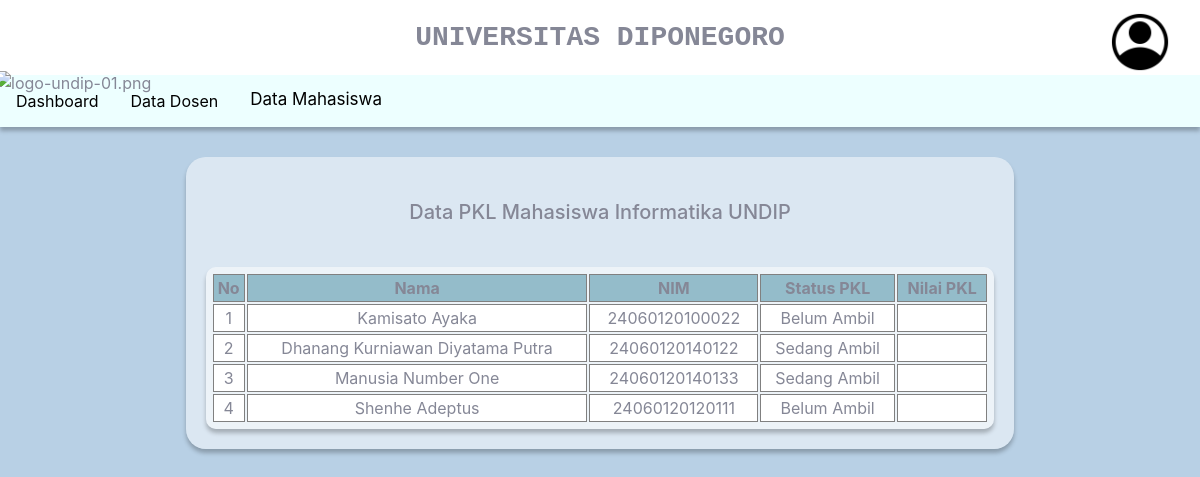
Screenshot of /departemen/data_mhs/data_pkl_mhs.php?username=koro (signed in) with the database file from the repository.
### tables this page shows
CREATE TABLE `user` (
  `user_id` int(10) NOT NULL,
  `username` varchar(50) NOT NULL,
  `password` varchar(50) NOT NULL,
  `email` varchar(50) NOT NULL,
  `role` varchar(50) NOT NULL
);

CREATE TABLE `mahasiswa` (
  `mahasiswa_id` int(10) NOT NULL,
  `nim` varchar(20) NOT NULL,
  `kode_wali` varchar(50) NOT NULL,
  `nama` varchar(50) NOT NULL,
  `alamat` varchar(50) NOT NULL,
  `kota` varchar(50) NOT NULL,
  `provinsi` varchar(50) NOT NULL,
  `angkatan` varchar(50) NOT NULL,
  `email` varchar(50) NOT NULL,
  `no_tlp` varchar(20) NOT NULL,
  `status` varchar(30) NOT NULL,
  `prodi` varchar(50) NOT NULL,
  `fakultas` varchar(50) NOT NULL,
  `username` varchar(50) NOT NULL,
  `irs_id` int(11) DEFAULT NULL,
  `khs_id` int(11) DEFAULT NULL,
  `skripsi_id` int(11) DEFAULT NULL,
  `pkl_id` int(11) DEFAULT NULL
);

CREATE TABLE `pkl` (
  `pkl_id` int(11) NOT NULL,
  `status_pkl` varchar(50) NOT NULL,
  `nilai_pkl` int(11) DEFAULT NULL,
  `nim` varchar(50) NOT NULL
);

### departemen/data_mhs/data_pkl_mhs.php (the view, shortened to what this page needs)
<?php
require_once('../../db_login.php');
$username = $_GET['username'];
?>
<!DOCTYPE html>
<html lang="en">
<head>
    <link rel="stylesheet" href="../../aset/css/style.css">
</head>
<body>
    <div class="top">
        <div class="logo_undip">
            <img src="../../aset/img/PPL/logo-undip-01.png" alt="logo-undip-01.png">
        </div>
        <div class="ddaction">
            <div class="ddprofile" onclick="menuToggle();">
                <img src="../../aset/img/PPL/account.png" style="width:60px;height:auto; border-radius:50%;">
            </div>
        </div>
        <div class="text">UNIVERSITAS DIPONEGORO</div>
    </div>
    <div class="bar">
        <div class="navbar">
            <a href="../index.php?username=<?=$username?>">Dashboard</a>
            <a href="../data_dosen/data_dosen.php?username=<?=$username?>">Data Dosen</a>
            <div class="dropdown">
                <button class="dropbtn">Data Mahasiswa</button>
            </div>
        </div>
    </div>
    <div class="isi">
        <div class="bgdosen isi-bgmhs">
            <div class="judul-isi-data">
                Data PKL Mahasiswa Informatika UNDIP
            </div>
            <div class="isi-data-mhs">
                <table>
                    <tr>
                        <th>No</th>
                        <th>Nama</th>
                        <th>NIM</th>
                        <th>Status PKL</th>
                        <th>Nilai PKL</th>
                    </tr>
                    <?php
                        $query = "SELECT user.username, departemen.*, mahasiswa.*, pkl.* FROM user JOIN departemen ON user.username = departemen.username JOIN mahasiswa JOIN pkl ON pkl.pkl_id = mahasiswa.pkl_id WHERE user.username = '$username'";
                        $sql_ppl= mysqli_query($db, $query) or die (mysqli_error($db));
                        $i=1;
                        while ($data1 = mysqli_fetch_array($sql_ppl)) :
                        ?>
                        <tr>
                            <td><?= $i ?></td>
                            <td><?=$data1['nama']?></td>
                            <td><?=$data1['nim']?></td>
                            <td><?=$data1['status_pkl']?></td>
                            <td><?=$data1['nilai_pkl']?></td>
                        </tr>
                    <?php
                    $i++;
                    endwhile;
                    ?>
                </table>
            </div>
        </div>
    </div>
</body>
</html>

### aset/css/style.css (style rules this page uses)
:root { --blue: #4e73df; --indigo: #6610f2; --purple: #6f42c1; --pink: #e83e8c; --red: #e74a3b; --orange: #fd7e14; --yellow: #f6c23e; --green: #1cc88a; --teal: #20c9a6; --cyan: #36b9cc; --white: #fff; --gray: #858796; --gray-dark: #5a5c69; --primary: #4e73df; --secondary: #858796; --success: #1cc88a; --info: #36b9cc; --warning: #f6c23e; --danger: #e74a3b; --light: #f8f9fc; --dark: #5a5c69; --breakpoint-xs: 0; --breakpoint-sm: 576px; --breakpoint-md: 768px; --breakpoint-lg: 992px; --breakpoint-xl: 1200px; --font-family-sans-serif: "Nunito", -apple-system, BlinkMacSystemFont, "Segoe UI", Roboto, "Helvetica Neue", Arial, sans-serif, "Apple Color Emoji", "Segoe UI Emoji", "Segoe UI Symbol", "Noto Color Emoji"; --font-family-monospace: SFMono-Regular, Menlo, Monaco, Consolas, "Liberation Mono", "Courier New", monospace; }
*, *::before, *::after { box-sizing: border-box; }
body { background-color: #B8D0E5; font-family: "Nunito", -apple-system, BlinkMacSystemFont, "Segoe UI", Roboto, "Helvetica Neue", Arial, sans-serif, "Apple Color Emoji", "Segoe UI Emoji", "Segoe UI Symbol", "Noto Color Emoji"; font-size: 1rem; font-weight: 400; line-height: 1.5; color: #858796; text-align: left; }
.top { position: relative; align-items:flex-end; display: flex; height: 75px; margin-top: -8px; margin-left: -8px; margin-right: -8px; background-color: #fff; }
.logo_undip { margin-left:-5px; margin-right:auto; position: relative; top: 20px; }
.logo_undip img { height: 110px; width: auto; }
.text { position: absolute; width: auto; height: auto; right: 0px; left: 0px; top: 0px; text-align: center; font-weight: 700; font-size: 28px; font-family: 'Courier New', Courier, monospace; line-height: 75px; }
.bar { margin-top: 0px; margin-left: -8px; margin-right: -8px; width: auto; right:0px; left:0px; }
.navbar { overflow: hidden; background-color:#EDFFFF ; box-shadow: 0px 4px 4px rgba(0, 0, 0, 0.25); display: inherit; }
.navbar a { float: left; font-size: 16px; color: black; text-align: center; padding: 14px 16px; text-decoration: none; }
.dropdown { float: left; overflow: hidden; }
.dropdown .dropbtn { font-size: 17px; border: none; outline: none; padding: 14px 16px; background-color: inherit; font-family: inherit; margin: 0; }
.ddaction { position:absolute; top: 12px; right:30px; z-index: 1000; }
.ddaction .ddprofile { position:relative; width:60px; height:60px; cursor: pointer; }
.ddaction .ddprofile img { position:absolute; top: 0; left: 0; width:100%; height:100%; object-fit: cover; }
.bgdosen { background: rgba(255, 255, 255, 0.5); box-shadow: 0px 4px 4px rgba(0, 0, 0, 0.25); border-radius: 20px; }
.isi-bgmhs { width:70%; height:fit-content; margin:30px auto; padding:20px; }
.judul-isi-data { font-size: 20px; font-weight: 500; text-align: center; margin: 20px auto 10px auto; }
.isi-data-mhs { width:100%; margin:0 auto; margin-top:40px; }
.isi-data-mhs table { width:100%; text-align: center; padding:5px; background: rgba(255, 255, 255, 0.5); box-shadow: 0px 4px 4px rgba(0, 0, 0, 0.25); border-radius: 10px; }
.isi-data-mhs table tr th { background: rgb(148, 188, 202); border: 0.5px solid grey; }
.isi-data-mhs table tr td { background: rgb(255 255 255); border: 0.5px solid grey; }

### rows the page displays
user: mahasiswa.nama "Kamisato Ayaka", pkl.nim "24060120100022", pkl.status_pkl "Belum Ambil", mahasiswa.nama "Dhanang Kurniawan Diyatama Putra", pkl.nim "24060120140122", pkl.status_pkl "Sedang Ambil", mahasiswa.nama "Manusia Number One", pkl.nim "24060120140133", mahasiswa.nama "Shenhe Adeptus", pkl.nim "24060120120111"
